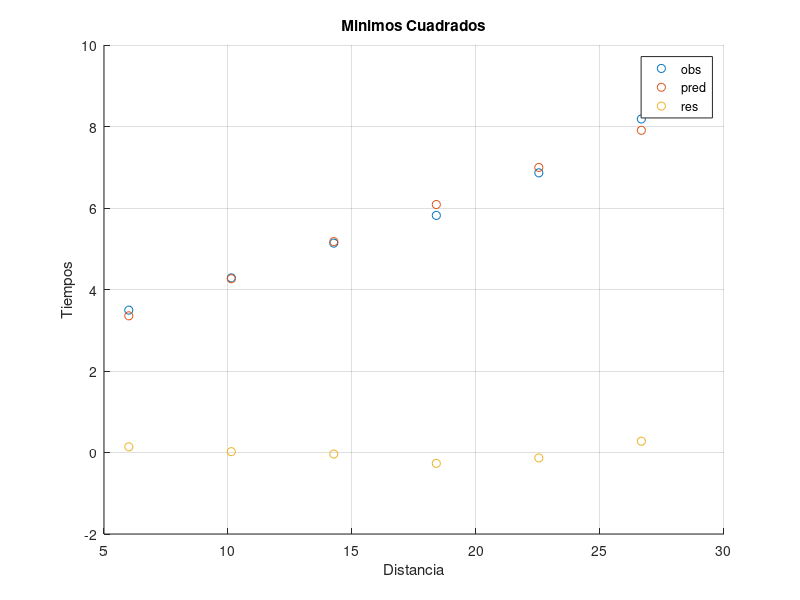
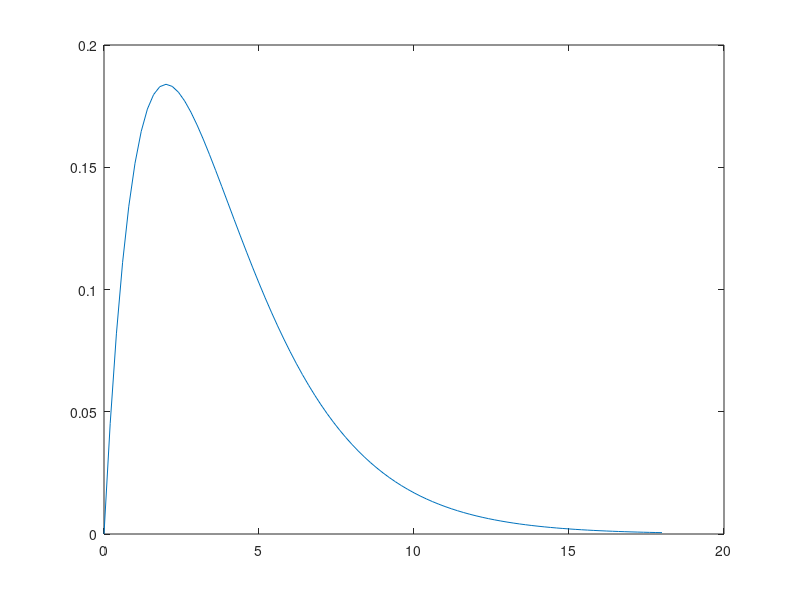

Recreate these plots in MATLAB, in order. (Note: this script raises an error after producing the figures.)
% Clase minimos
x=[6; 10.1333; 14.2667; 18.4; 22.5333; 26.6667 ];
t=[3.4935; 4.2853; 5.1374; 5.8181; 6.8632; 8.1841];
% Para crear una matrix
G=[ones(6,1) x];
A=G'*G % La transpuesta de una matriz es G' GTGM=GTd
B=inv(A) %Matriz inversa de A usar inv ----  M=(GT*G)^1*GTd
M=B*G'*t  % Solucion de minimos cuadrados L2, una matriz que contiene la pendiente y el intercepto

scatter(x,t) % Graficar datos discretos
grid on
hold on

ti= M(1)+M(2)*x; %Graficar los puntos de la funcion ti
scatter(x,ti) % scatter es para discretos y el problema es discreto

t3=t-ti; % residuales
scatter(x,t3)
ylabel('Tiempos')
xlabel('Distancia')
title('Minimos Cuadrados')
legend('obs','pred','res')

%t3. es para tomar todos los puntos de la matriz
c=sum(t3.^2)

%p-value, chi2cdf(x, grados de libertad)
p=1-chi2cdf(c,4)

x = 0:0.2:18;
y = chi2pdf(x,4);

figure;
plot(x,y)
hold on
xl.LabelVerticalAlignment = 'bottom';
xline(c, '--red', 'Chi Cuadrado Obs')
xlabel('Observation')
ylabel('Probability Density')

